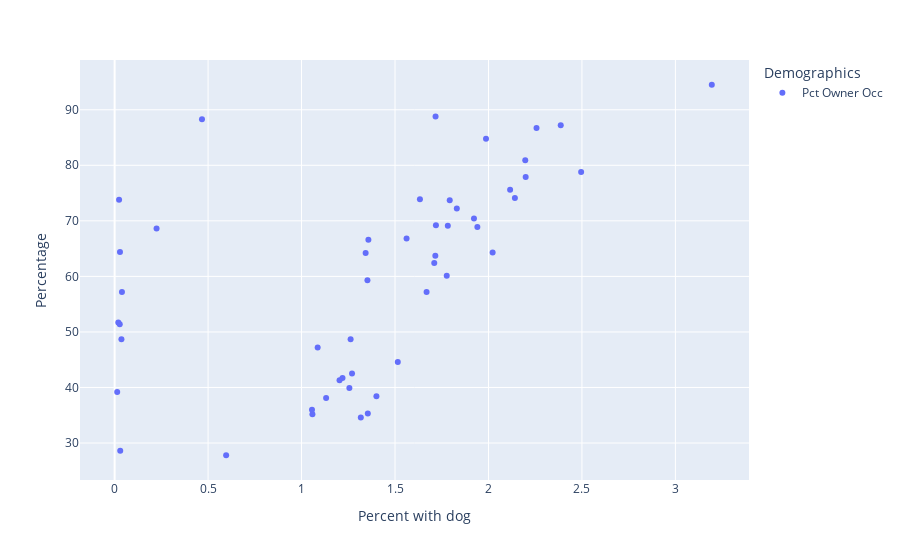

Source (notebook cell):
### Code cell
plot_attribute('Pct Owner Occ')

### Figure 1 — Plotly figure (JSON) as saved in the notebook; plotly's stock layout.template omitted (floating-point values rounded to 4 significant figures)
{"data": [{"hovertemplate": "variable=Pct Owner Occ<br>households_with_dog_pct=%{x}<br>value=%{y}<extra></extra>", "legendgroup": "Pct Owner Occ", "marker": {"color": "#636efa", "symbol": "circle"}, "mode": "markers", "name": "Pct Owner Occ", "orientation": "v", "showlegend": true, "type": "scatter", "x": [1.782, 1.358, 1.401, 1.922, 0.01382, 1.719, 2.116, 1.515, 1.262, 1.669, 0.02869, 0.5967, 1.633, 1.987, 0.4673, 1.717, 0.2245, 0.02395, 2.496, 0.03003, 0.03648, 0.01968, 1.343, 0.0393, 0.0274, 1.562, 1.086, 1.71, 1.058, 1.056, 1.219, 1.203, 1.256, 2.199, 1.793, 1.777, 2.257, 1.27, 1.131, 1.353, 1.831, 3.195, 1.716, 1.317, 1.941, 1.354, 2.141, 2.022, 2.197, 2.387], "xaxis": "x", "y": [69.1, 66.6, 38.4, 70.4, 39.2, 69.2, 75.6, 44.6, 48.7, 57.2, 64.4, 27.8, 73.9, 84.8, 88.3, 88.8, 68.6, 73.8, 78.8, 28.6, 48.7, 51.7, 64.2, 57.2, 51.4, 66.8, 47.2, 62.4, 35.2, 36, 41.7, 41.3, 39.9, 77.9, 73.7, 60.1, 86.7, 42.5, 38.1, 59.3, 72.2, 94.5, 63.7, 34.6, 68.9, 35.3, 74.1, 64.3, 80.9, 87.2], "yaxis": "y"}], "layout": {"legend": {"title": {"text": "Demographics"}, "tracegroupgap": 0}, "margin": {"t": 60}, "xaxis": {"anchor": "y", "domain": [0, 1], "title": {"text": "Percent with dog"}}, "yaxis": {"anchor": "x", "domain": [0, 1], "title": {"text": "Percentage"}}}}
